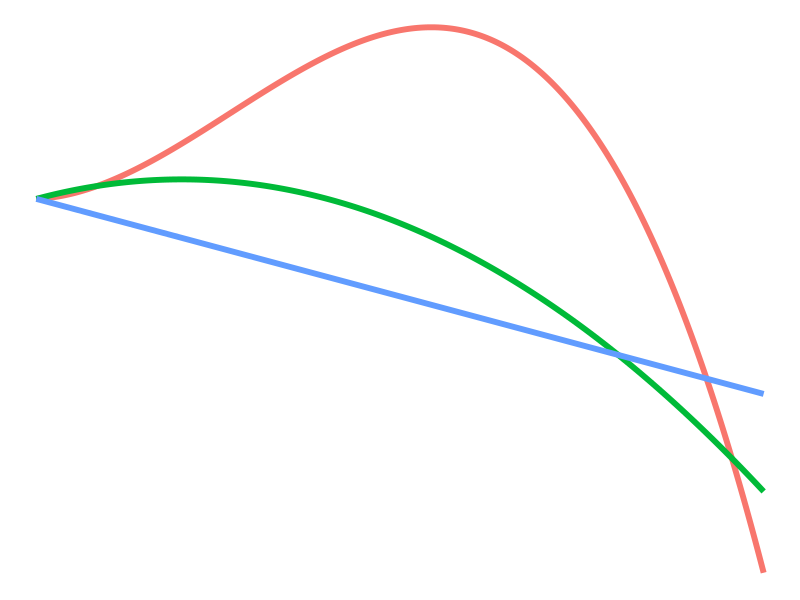

Write the R code that produced this figure.
## ---- chunk 1
knitr::opts_chunk$set(echo=FALSE, warning = FALSE, message = FALSE, dev = "svg", fig.height = 5, dev.args=list(bg="transparent"))
library(tidyverse)
## ---- chunk 2
tibble(x = seq(0, 25, by = 0.1),
       y1 = 0.5*x + 1*x^2 - 0.05*x^3,
       y2 = 3*x + -0.3*x^2,
       y3 = -3*x) |>
  pivot_longer(y1:y3) |>
  ggplot(aes(x = x, y = value, color = name)) +
  geom_line(size = 2) +
  theme_void() +
  theme(legend.position = "none")
